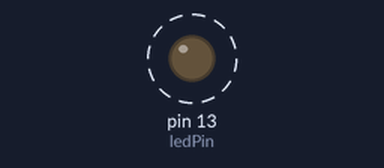
Bench run of a sketch on a simulated Arduino Uno, built with avr-gcc and run on an emulated ATmega328P. Shown: output pins drawn as LEDs (lit = HIGH). Dashed ring = blinking. What the sketch prints to the serial monitor is not drawn.

Above: at 0.5 s.
Timing chart, 0 to 4.6 s (numbered marks = the images above):
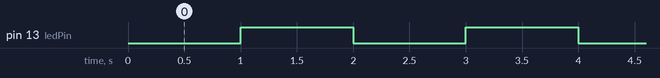

The sketch:

BlinkLedOnPin11.ino
```cpp
boolean isOn = false;
int ledPin = 13;

void setup() {
  Serial.begin(9600);
  pinMode(ledPin, OUTPUT);
}

void loop() {
  if (isOn) {
    digitalWrite(ledPin, HIGH);
  } else {
    digitalWrite(ledPin, LOW);
  }

  isOn = !isOn;
  Serial.print("pin ");Serial.print(ledPin);Serial.print(" is ");Serial.println(isOn);
  delay(1000);
}
```

Measured:
- by itself, pin 13 (ledPin): alternates HIGH for 1.0 s and LOW for 1.0 s
